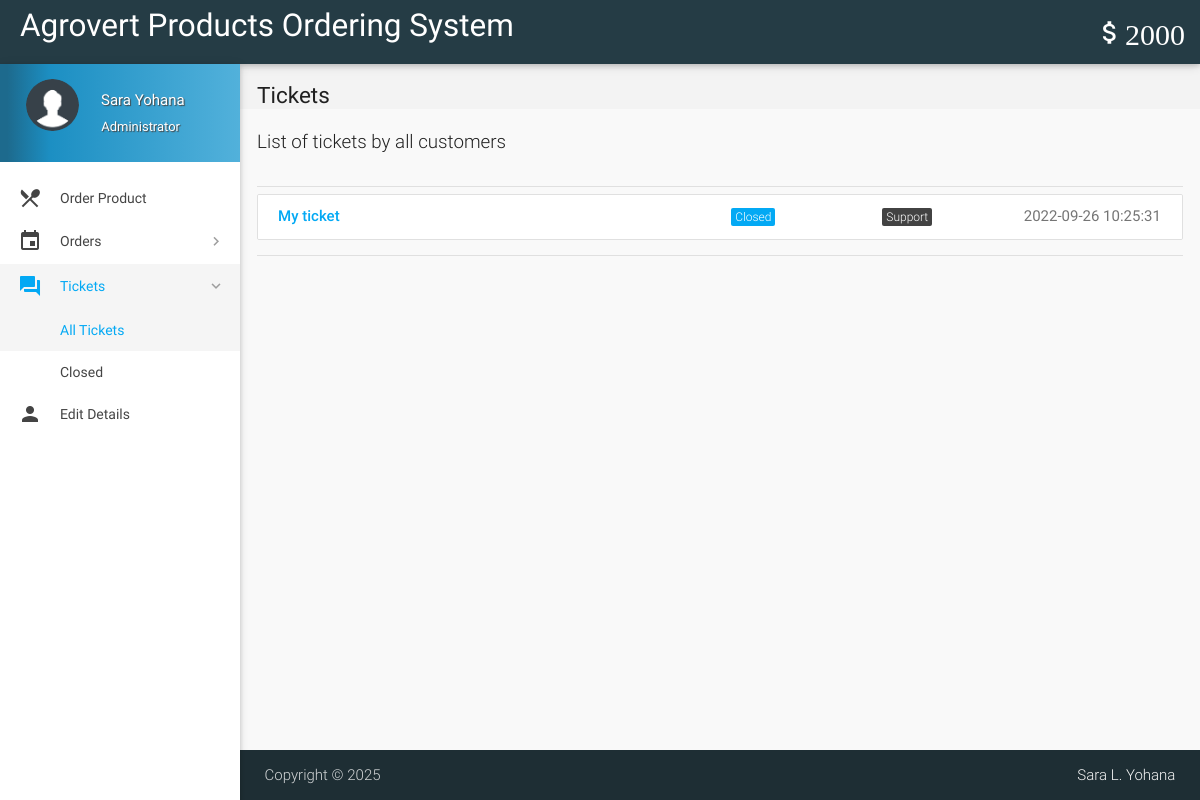
Page /all-tickets.php (signed in) on the committed database.
### tables this page shows
CREATE TABLE `wallet_details` (
  `id` int(11) NOT NULL,
  `wallet_id` int(11) NOT NULL,
  `number` varchar(16) NOT NULL,
  `cvv` int(3) NOT NULL,
  `balance` int(11) NOT NULL DEFAULT 2000
);

CREATE TABLE `tickets` (
  `id` int(11) NOT NULL,
  `poster_id` int(11) NOT NULL,
  `subject` varchar(100) NOT NULL,
  `description` varchar(3000) NOT NULL,
  `status` varchar(8) NOT NULL DEFAULT 'Open',
  `type` varchar(30) NOT NULL DEFAULT 'Others',
  `date` datetime NOT NULL DEFAULT current_timestamp(),
  `deleted` tinyint(4) NOT NULL DEFAULT 0
);

### includes/wallet.php (called while the page is built)
<?php
$user_id=$_SESSION['user_id'];
$sql = mysqli_query($con, "SELECT * FROM wallet where customer_id = $user_id");
while($row1 = mysqli_fetch_array($sql)){
$wallet_id = $row1['id'];
}
$sql = mysqli_query($con, "SELECT * FROM wallet_details where wallet_id = $wallet_id");
while($row1 = mysqli_fetch_array($sql)){
$balance = $row1['balance'];
}
?>

### includes/connect.php (called while the page is built, shortened)
<?php
if(isset($_SESSION['name']))
$name = $_SESSION['name'];
if(isset($_SESSION['role']))
$role = $_SESSION['role'];
?>

### all-tickets.php (the view, shortened to what this page needs)
<?php
include 'includes/connect.php';
include 'includes/wallet.php';
	if($_SESSION['admin_sid']==session_id())
	{
		?>
<!DOCTYPE html>
<html lang="en">
<head>
  <link href="css/materialize.min.css" type="text/css" rel="stylesheet" media="screen,projection">
  <link href="css/style.min.css" type="text/css" rel="stylesheet" media="screen,projection">
  <link href="css/custom/custom.min.css" type="text/css" rel="stylesheet" media="screen,projection">
  <link href="js/plugins/perfect-scrollbar/perfect-scrollbar.css" type="text/css" rel="stylesheet" media="screen,projection">
  <link href="js/plugins/data-tables/css/jquery.dataTables.min.css" type="text/css" rel="stylesheet" media="screen,projection">
</head>
<body>
  <header id="header" class="page-topbar">
        <div class="navbar-fixed">
            <nav class="navbar-color">
                <div class="nav-wrapper">
                    <ul class="left">
                      <li><h1 class="logo-wrapper"><a href="index.php" class="brand-logo darken-1">Agrovert Products Ordering System</a></h1></li>
                    </ul>
                    <ul class="right hide-on-med-and-down">
                        <li><a href="#" class="waves-effect waves-block waves-light"><i class="mdi-editor-attach-money"><?php echo $balance;?></i></a>
                        </li>
                    </ul>
                </div>
            </nav>
        </div>
  </header>
  <div id="main">
    <div class="wrapper">
      <aside id="left-sidebar-nav">
        <ul id="slide-out" class="side-nav fixed leftside-navigation">
            <li class="user-details  light-blue darken-2">
            <div class="row">
                <div class="col col s4 m4 l4">
                    <img src="images/userav.png" alt="" class="circle responsive-img valign profile-image">
                </div>
                <div class="col col s8 m8 l8">
                    <a class="btn-flat dropdown-button waves-effect waves-light white-text profile-btn" href="#" data-activates="profile-dropdown"><?php echo $name;?> <i class="mdi-navigation-arrow-drop-down right"></i></a>
                    <p class="user-roal"><?php echo $role;?></p>
                </div>
            </div>
            </li>
            <li class="bold"><a href="index.php" class="waves-effect waves-light-blue"><i class="mdi-maps-local-restaurant"></i> Order Product</a>
            </li>
                <li class="no-padding">
                    <ul class="collapsible collapsible-accordion">
                        <li class="bold"><a class="collapsible-header waves-effect waves-light-blue"><i class="mdi-editor-insert-invitation"></i> Orders</a>
                        </li>
                    </ul>
                </li>
                <li class="no-padding">
                    <ul class="collapsible collapsible-accordion">
                        <li class="bold"><a class="collapsible-header waves-effect waves-light-blue active"><i class="mdi-action-question-answer"></i> Tickets</a>
                            <div class="collapsible-body">
                                <ul>
								<li class="<?php
								if(!isset($_GET['status'])){
										echo 'active';
									}?>
									"><a href="all-tickets.php">All Tickets</a>
                                </li>
								<?php
									$sql = mysqli_query($con, "SELECT DISTINCT status FROM tickets;");
									while($row = mysqli_fetch_array($sql)){
                                    echo '<li class='.(isset($_GET['status'])?($status == $_GET['status'] ? 'active' : ''): '').'><a href="all-tickets.php?status='.$row['status'].'">'.$row['status'].'</a>
                                    </li>';
									}
									?>
                                </ul>
                            </div>
                        </li>
                    </ul>
                </li>
            <li class="bold"><a href="details.php" class="waves-effect waves-light-blue"><i class="mdi-social-person"></i> Edit Details</a>
            </li>
        </ul>
        </aside>
      <section id="content">
        <div id="breadcrumbs-wrapper">
          <div class="container">
            <div class="row">
              <div class="col s12 m12 l12">
                <h5 class="breadcrumbs-title">Tickets</h5>
              </div>
            </div>
          </div>
        </div>
        <div class="container">
          <p class="caption">List of tickets by all customers</p>
          <div class="divider"></div>
									<div id="work-collections">
									<ul id="projects-collection" class="collection">
								<?php
									if(isset($_GET['status'])){
										$status = $_GET['status'];
									}
									else{
										$status = '%';
									}
									$sql = mysqli_query($con, "SELECT * FROM tickets WHERE status LIKE '$status';");
									while($row = mysqli_fetch_array($sql)){
									echo'<a href="view-ticket-admin.php?id='.$row['id'].'"class="collection-item">
                                        <div class="row">
                                            <div class="col s6">
                                                <p class="collections-title">'.$row['subject'].'</p>
                                            </div>
                                            <div class="col s2">
                                            <span class="task-cat  light-blue">'.$row['status'].'</span></div>
                                            <div class="col s2">
                                            <span class="task-cat grey darken-3">'.$row['type'].'</span></div>
                                            <div class="col s2">
                                            <span class="badge">'.$row['date'].'</span></div>
                                        </div>
                                    </a>';
									}
									?>
									</ul>
									</div>
            <div class="divider"></div>
          </div>
    </div>
   <footer class="page-footer">
    <div class="footer-copyright">
      <div class="container">
        <span>Copyright © <?php echo date("Y"); ?><span class="right"><a class="grey-text text-lighten-4" href="">Sara L. Yohana</a></span>
        </div>
    </div>
  </footer>
</body>
</html>
<?php
	}
?>

### rows in the picture
wallet_details: balance "2000"
tickets: subject "My ticket", status "Closed", type "Support", date "2022-09-26 10:25:31"

### other values in the picture
$name "Sara Yohana"
$role "Administrator"
$row['status'] "Closed"
